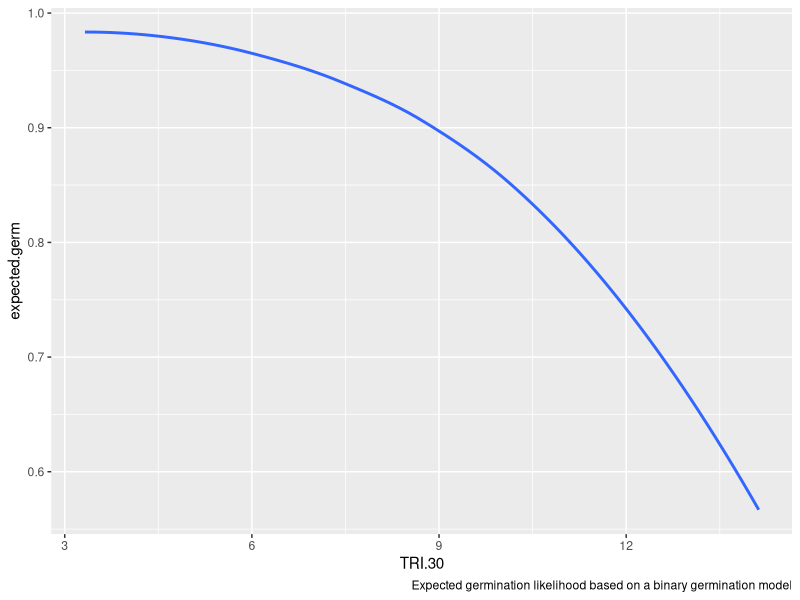
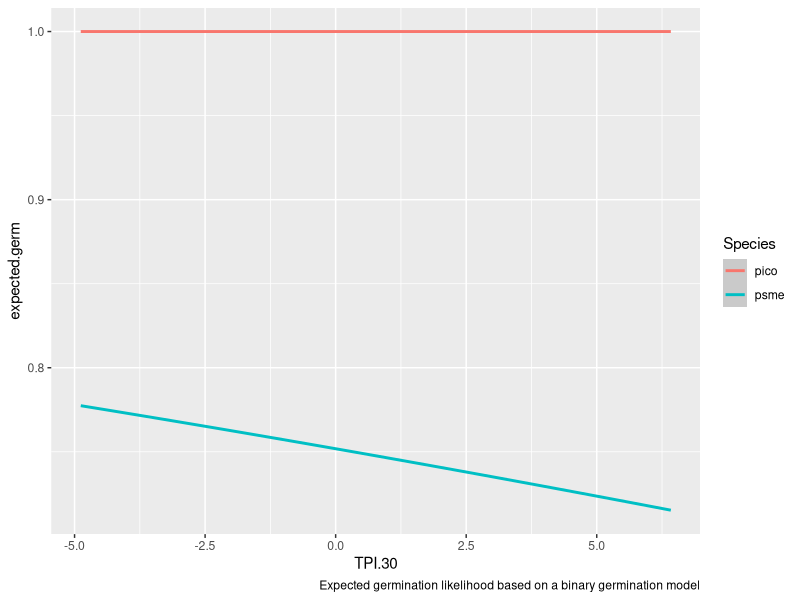

Write R code to recreate these figures, in order.
germ<- read.csv("Data/germination_establishment.summaries.csv", row.names = NULL)

library(tidyverse)

## Species is a blocking factor, need to include that first in model
## Since survival and germination are binary, we can use a glm with binomial errors
germ_TRI.gen.model <- glm(germination.binary ~ TRI.gen, data = germ, 
                          family = binomial(link = "logit"))
anova(germ_TRI.gen.model)
summary(germ_TRI.gen.model)

germ_TPI.gen.model <- glm(germination.binary ~ TPI.gen, data = germ, family = binomial(link = "logit"))
anova(germ_TPI.gen.model)
summary(germ_TPI.gen.model)

germ_interaction.model <- glm(germination.binary ~ TPI.gen*TRI.gen, data = germ, family = binomial(link = "logit"))
anova(germ_interaction.model)
summary(germ_interaction.model)

## visualizing but using the numeric TRI
TRI.30<- c(rep(seq(min(germ$TRI.30), max(germ$TRI.30), by = 0.1), 2))
#Species <- c(rep("pico", 109), rep("psme", 109))
LogOdds<- predict(glm(germination.binary ~ TRI.30, data = germ, family = binomial(link = "logit")),
                  newdata= data.frame(X = TRI.30))
expected.germ= exp(LogOdds) / (1+exp(LogOdds))

preddata.TRI30.binomilafrequeny<- data.frame(TRI.30, expected.germ)
ggplot(preddata.TRI30.binomilafrequeny, aes(x= TRI.30, y= expected.germ))+
  geom_smooth() +
  labs(caption = "Expected germination likelihood based on a binary germination model")

## visualizing using numeric TPI
TPI.30<- c(rep(seq(min(germ$TPI.30), max(germ$TPI.30), by = 0.1), 2))
Species <- c(rep("pico", 114), rep("psme", 114))
LogOdds<- predict(glm(germination.binary ~ Species+TPI.30, data = germ, family = binomial(link = "logit")),
                  newdata= data.frame(X = TPI.30))
expected.germ= exp(LogOdds) / (1+exp(LogOdds))

preddata.TPI30pico.binomilafrequeny<- data.frame(TPI.30, Species, expected.germ)
ggplot(preddata.TPI30pico.binomilafrequeny, aes(x= TPI.30, y= expected.germ))+
  geom_smooth(aes(color = Species)) +
  labs(caption = "Expected germination likelihood based on a binary germination model")
## both species more likely to germinate in concave terrain
